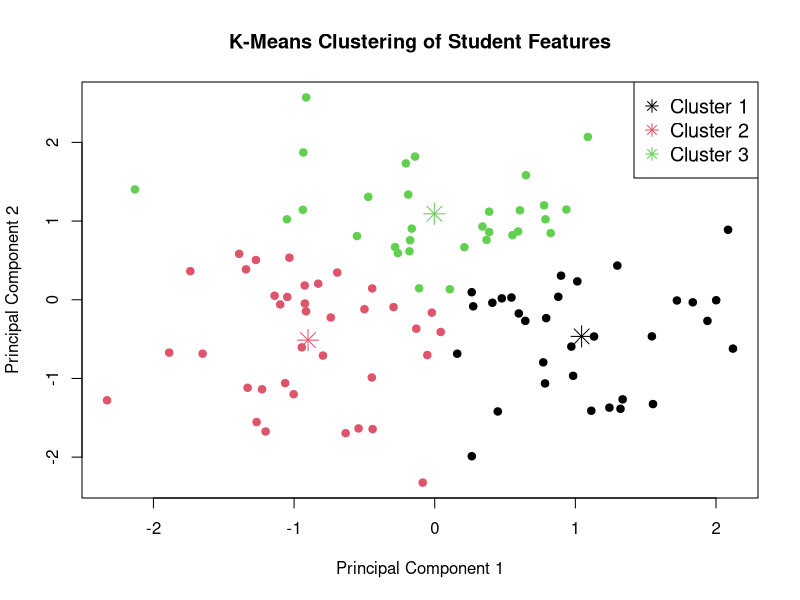

Generate this figure with R:
# Function to simulate student features data
simulate_student_features <- function(n = 100) {
  set.seed(260923)
  # Generate sequential student IDs
  student_ids <- seq(1, n)
  # Simulate student engagement scores
  student_engagement <- rnorm(n, mean = 50, sd = 10)
  # Simulate student performance scores
  student_performance <- rnorm(n, mean = 60, sd = 15)
  # Create a dataframe with student features
  student_features <- data.frame(
    student_id = student_ids,
    student_engagement = student_engagement,
    student_performance = student_performance
  )
  return(student_features)
}

# Generate simulated student features data
student_features <- simulate_student_features(n = 100)

# Perform dimensionality reduction using Principal Component Analysis (PCA)
pca_result <- prcomp(student_features[, -1], scale. = TRUE)

# Cluster the data using K-Means algorithm
kmeans_result <- kmeans(pca_result$x, centers = 3)

# Interpret the clustering results
cluster_labels <- kmeans_result$cluster
# Calculate means of features for each cluster
cluster_means <- aggregate(. ~ cluster_labels, data = cbind(student_features, Cluster = cluster_labels), mean)
cluster_means <- cluster_means[, -1] # Remove the cluster label column
print(cluster_means)

# Plot the clusters
plot(pca_result$x[,1:2], col = cluster_labels, pch = 19,
     main = "K-Means Clustering of Student Features",
     xlab = "Principal Component 1", ylab = "Principal Component 2")
points(kmeans_result$centers[,1:2], col = 1:3, pch = 8, cex = 2)
legend("topright", legend = paste("Cluster", 1:3), col = 1:3, pch = 8, cex = 1.2)
